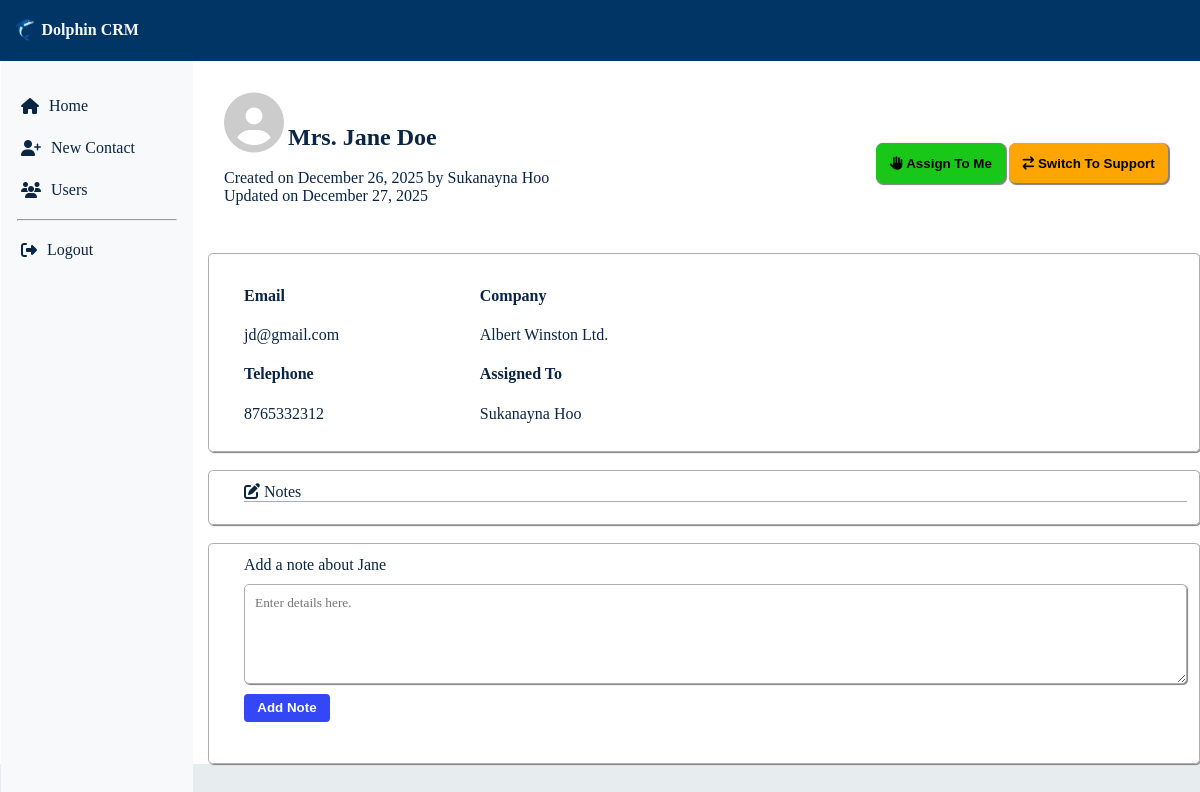
/pages/view.php?id=2, run on the app's committed database.
### tables this page shows
CREATE TABLE `contacts` (
  `id` int(8) NOT NULL,
  `title` varchar(8) NOT NULL,
  `firstname` varchar(32) NOT NULL,
  `lastname` varchar(32) NOT NULL,
  `email` varchar(64) NOT NULL,
  `telephone` varchar(32) NOT NULL,
  `company` varchar(255) NOT NULL,
  `type` varchar(255) NOT NULL,
  `assigned_to` int(8) NOT NULL,
  `created_by` int(8) NOT NULL,
  `created_at` timestamp NOT NULL DEFAULT current_timestamp(),
  `updated_at` timestamp NOT NULL DEFAULT current_timestamp() ON UPDATE current_timestamp()
);

CREATE TABLE `users` (
  `id` int(8) NOT NULL COMMENT 'Row ID and Table Primary Key',
  `firstname` varchar(32) NOT NULL COMMENT 'Stores users'' first name',
  `lastname` varchar(32) NOT NULL COMMENT 'Stores users'' last name',
  `password` varchar(255) NOT NULL COMMENT 'Stores users'' hashed password',
  `email` varchar(64) NOT NULL COMMENT 'Stores users'' email address',
  `role` varchar(32) NOT NULL COMMENT 'Stores users'' role at the company',
  `created_at` timestamp NOT NULL DEFAULT current_timestamp() COMMENT 'Gives a timestamp of when the account was created'
);

### pages/view.php (the view, shortened to what this page needs)
<?php
require '../includes/dbconfig.php';
include '../includes/metadata.php';
include '../includes/header.php';
include '../includes/sidebar.php';
$contact_id = $_GET['id'];
$stmt = $conn->prepare("SELECT * FROM Contacts WHERE id = :id");
$stmt->bindParam(':id', $contact_id);
$stmt->execute();
$contact = $stmt->fetch(PDO::FETCH_ASSOC);
$stmt = $conn->prepare("SELECT * FROM users WHERE id = ". $contact['created_by']);
$stmt->execute();
$createdby=$stmt->fetchAll(PDO::FETCH_ASSOC)[0];
$name = $createdby['firstname'].' '.$createdby['lastname'];
$stmt = $conn->prepare("SELECT * FROM users WHERE id = ". $contact['assigned_to']);
$stmt ->execute();
$assignedto = $stmt->fetchAll(PDO::FETCH_ASSOC)[0];
$aname= $assignedto['firstname'].' '.$assignedto['lastname'];
function convertDateFormat($date){
    $date = explode("-", $date);
    $monthNum  = $date[1];
    $dateObj   = DateTime::createFromFormat('!m', $monthNum);
    $monthName = $dateObj->format('F');
    return $monthName . " " . $date[2] . ", " . $date[0];
}
?>
<head>
</head>
<section class ='view-contact-section'>
    <header class='page-head'>
        <div class="view-contact-container">
            <div class='contact-head'>
                <i class='fas fa-user-circle' style='font-size:60px; position:relative; color:#ccc;'></i> <strong id="ntitle"><?=$contact['title'].'.'.' '.$contact['firstname'].' '.$contact['lastname']?></strong>
                <p>
                    Created on  <?= convertDateFormat(substr($contact['created_at'],0,10)); ?> by  <?= $name; ?> <br>
                    Updated on  <?= convertDateFormat(substr($contact['updated_at'],0,10)); ?>
                </p>
            </div>
            <div class='btns'>
                <button id='assign'><i class ='fas fa-hand-paper'></i> Assign To Me</button>
                <button id='switch'><i class ='fas fa-exchange'></i> Switch To <?php if ($contact['type']=="Support") {echo "Sales Lead";} else{echo "Support";}?></button>
            </div>
        </div>
    </header>
    <div id='info-container'>
        <div id='email-info'>
            <label for="email"><h4>Email</h4></label>
            <p>
                <?= $contact['email']?>
            </p>
            <label for="telephone"><h4>Telephone</h4></label>
            <p>
                <?= $contact['telephone']?>
            </p>
        </div>
        <div id='company-info'>
            <label for="company"><h4>Company</h4></label>
            <p>
                <?=$contact['company']?>
            </p>
            <label for="assigned"><h4>Assigned To</h4></label>
            <p>
                <?=$aname?>
            </p>
        </div>
    </div>
    <br>
    <div id='notes-container'>
        <div id='note-info'>
            <label for='notes'><i class='fa-sharp fa-solid fa-pen-to-square'></i> Notes</label>
        </div>
    </div>
    <br>
    <div class='add-notes'>
        <form id="add-note-form" method='POST' action='submit'>
            <div class='add-container'>
                <label for='add-notes'>Add a note about <?=$contact['firstname']?></label>
                <textarea name='add' placeholder="Enter details here."></textarea>
            </div>
            <div class='btn-container'>
                <button id='add-note-btn' type='submit' class='<?=$id?>'>Add Note</button>
            </div>
        </form>
    </div>
</section>

### styles.css (style rules this page uses)
.view-contact-container { margin-left: 12em; padding: 2em; width:auto; height:auto; }
#info-container { clear: both; margin-left:13em; display: grid; grid-template-columns: repeat(4, 1fr); border-style: solid; border-width: thin; box-shadow: 1px 1px 1px grey; border-color: rgb(173, 173, 173); padding: 12px; padding-left:35px; border-radius: 0.3em; }
#notes-container { margin-left:13em; display: grid; grid-template-columns: repeat(1, 1fr); border-style: solid; border-width: thin; border-color: rgb(173, 173, 173); border-radius: 0.3em; padding: 12px; padding-left:35px; overflow-y: scroll; box-shadow: 1px 1px 1px grey; }
.add-notes { margin-left:13em; display: grid; grid-template-columns: repeat(1, 1fr); border-style: solid; border-width: thin; border-color: rgb(173, 173, 173); border-radius: 0.3em; padding: 12px; padding-left:35px; box-shadow: 1px 1px 1px grey; }
#note-info { border-bottom: thin solid rgb(173, 173, 173); margin-bottom:10px; }
.add-container textarea { width: 100%; height:100px; margin-top:10px; margin-bottom:10px; padding:10px; border-radius:5px; border:1px solid rgb(173, 173, 173); font-family: Cambria, Cochin, Georgia, Times, 'Times New Roman', serif; box-shadow: 1px 1px 1px grey; }
#add-note-btn { background-color: #3347f7; color: white; border: none; padding: 0.5em 1em; border-radius: 0.3em; font-weight: bold; margin-bottom: 1em; }
.view-contact-container { margin-left: 12em; padding: 2em; display: flex; flex-direction: row; background-color: white; width:auto; height:auto; justify-content: space-between; align-items: center; }
#ntitle { font-size: 24px; font-weight: bold; }
#assign { background-color: rgb(24, 199, 24); color: black; border: 0.4em; height: 40px; padding: 0.5em 1em; border-radius: 0.5em; font-weight: bold; margin-top: 1em; box-shadow: 1px 1px 1px 1px grey; }
#switch { background-color: orange; color: black; border: 0.1em; height: 40px; padding: 0.5em 1em; border-radius: 0.5em; font-weight: bold; margin-top: 1em; box-shadow: 1px 1px 1px 1px grey; }
.view-contact-section { background-color: white; }

### data on the page
contacts: title "Mrs", firstname "Jane", lastname "Doe", created_at "December 26, 2025", updated_at "December 27, 2025", email "jd@gmail.com", telephone "8765332312", company "Albert Winston Ltd."
users: name "Sukanayna Hoo", aname "Sukanayna Hoo"
